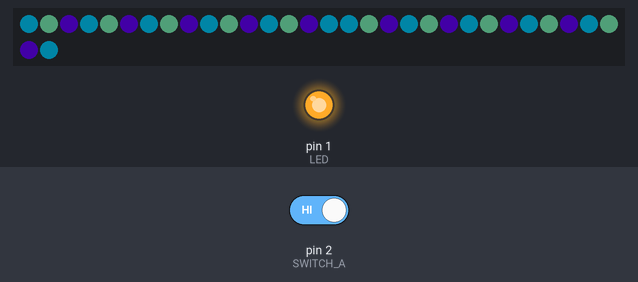
Bench run of a sketch on a simulated Arduino Uno, built with avr-gcc and run on an emulated ATmega328P. Parts: 32 RGB LEDs in strip order, left to right, continuing on the next row, output pins drawn as LEDs (lit = HIGH). The inputs (shaded band) are chosen by the test bench; at power-on: pin 2 (SWITCH_A) HIGH. Dim RGB values are drawn brighter than linear; random numbers use the default seed unless the sketch sets one.

Above: at 20.87 s.
22.5 s: pin 2 (SWITCH_A) driven LOW
At 23.4 s:
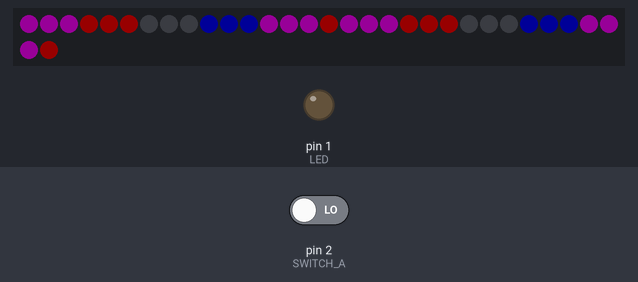
30.3 s: pin 2 (SWITCH_A) driven HIGH
At 34.76 s:
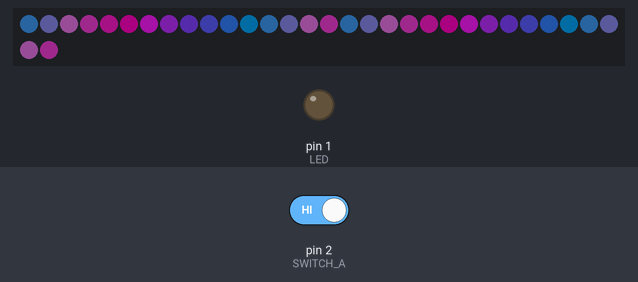
38.1 s: pin 2 (SWITCH_A) driven LOW
At 42.97 s:
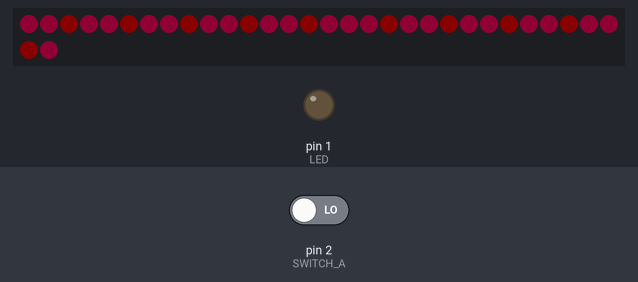
Timing chart, 0 to 72.9 s (numbered marks = the images above; inputs shaded):
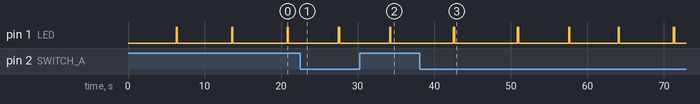

The sketch:

kaleidoscope_eyes_2.ino
```cpp
/*
  NeoSpin07 - By Disciple, employing code and libraries provided at adafruit.com
              Released under Adafruit's licensing conditions.
  Trinket-sized sketch for sending spinning color patterns to NeoPixel rings, plus extra "wild" NeoPixels.
  Random numbers generate color combinations, soft or hard-edged color waves, spin speed and direction.
  Pixels organized as a series of rings.  12, 16, 24-pixel rings display seamless color waves.
  Randomized direction reversals are applied to even-odd ring groups.
  Red status LED on pin 1 blinks once before each pattern change.
  Connect pin (pad) 2 to ground to change pixel brightness to subdued nighttime level.
  "Wild pixels" that follow the last ring are treated as a partial ring.
  ("All colors off" pattern had a 1 in 64 chance of appearing, now filtered out.)
  Version 7, speeds computation by generating 1 ring pair and duplicating.
*/
#include <Adafruit_NeoPixel.h>

#define NEOPIX_OUT 0
#define LED 1
#define SWITCH_A 2
#define RING_COUNT 2
#define RING_SIZE 16
// Change to 12 if needed
#define WILD_PIXELS 0
#define MOTION_RATE 16
#define PATT_DURATION 384
#define DAY_BRITE 48
#define NITE_BRITE 20

// Parameter 1 = number of pixels in strip
// Parameter 2 = pin number (most are valid)
// Parameter 3 = pixel type flags, add together as needed:
//   NEO_KHZ800  800 KHz bitstream (most NeoPixel products w/WS2812 LEDs)
//   NEO_KHZ400  400 KHz (classic 'v1' (not v2) FLORA pixels, WS2811 drivers)
//   NEO_GRB     Pixels are wired for GRB bitstream (most NeoPixel products)
//   NEO_RGB     Pixels are wired for RGB bitstream (v1 FLORA pixels, not v2)

// Reserve a buffer for NeoPixel rings plus wild pixels
Adafruit_NeoPixel npchain = Adafruit_NeoPixel(RING_COUNT * RING_SIZE + WILD_PIXELS, NEOPIX_OUT, NEO_GRB + NEO_KHZ800);

void setup() {
  pinMode(LED, OUTPUT);         // initialize LED pin as an output
  pinMode(SWITCH_A, INPUT);     // initialize SWITCH_A pin as input
  digitalWrite(SWITCH_A, HIGH); // with a pullup

  npchain.begin();
  npchain.show();  // Initialize all pixels to 'off'
}

void loop() {
  static long rnumb = 0;
  int waittime, cyclenum;

  npchain.setBrightness(NITE_BRITE + (DAY_BRITE - NITE_BRITE) * (digitalRead(SWITCH_A) == true)); // switch day/night brightness

  rnumb = random(0x80000000);                  // Get randomized bits for pixel effects

  if(rnumb & 0x66600) {                        // Reject patterns with all colors zeroed
    waittime = (MOTION_RATE << (rnumb & 3));   // 4 possible motion speeds
    for (cyclenum = PATT_DURATION >> (rnumb & 3); cyclenum > 0; --cyclenum) {  // slower cycle time = fewer cycles

      // Fill pixel buffer with color pattern
      patterngen(cyclenum, rnumb >> 2 & 7, rnumb >> 5 & 1, rnumb >> 6 & 7,
                 rnumb >> 9 & 15, rnumb >> 13 & 15, rnumb >> 17 & 15);

      if (cyclenum == 8 >> (rnumb & 3))
        digitalWrite(LED, HIGH);   // LED on before each pattern change

      npchain.show();              // Push buffer data to pixels
      delay(waittime);             // delay, inverse-proportional to total cycles
    }
    digitalWrite(LED, LOW);        // LED off
  }
}

void patterngen(int timestep, byte wavecount, byte squareflag, byte revflags, byte redflags, byte grnflags, byte bluflags) {
/*
  timestep = animated value, tells color patterns how many pixels to march forward in their spinning motion
  wavecount = number of color waves in a 24-pixel loop, values from 0-7 usually convert to factors of 24
  squareflag = 1 bit, soft triangle waves of color become hard square waves if true
  revflags = reverse flags, 3 bits, change the motion direction of odd/even NeoPixel rings
  ___flags = 4 bits, lower 2 control amplitude of color channel (lighter, darker, full, off), upper 2 control phase
*/
  int pxlpointer, pred, pgrn, pblu, index0, index1, tempval01;

  if(RING_SIZE == 16)  // Map random num to freqs = 1, 1, 2, 2, 4, 4, 8, 8 - good for 16-pixel rings
    wavecount = 1 << (wavecount >> 1);
  else {               // Map random num to freqs = 1, 2, 3, 4, 4, 6, 6, 12 - good for 12 and 24 rings
    if(wavecount < 4)
      wavecount += 1;
    else if(wavecount == 5)
      wavecount = 6;
    else if(wavecount == 7)
      wavecount = 12;
  }

  for(index0 = 0; index0 < RING_SIZE + RING_SIZE; ++index0) {  // Generate pixel values, 2 rings full

    if(revflags >> ((index0 / RING_SIZE) & 1) & 1)             // Is this pixel in a reverse-motion ring?
      index1 = (timestep - (index0 % RING_SIZE - RING_SIZE + 1)) % 24;  // Compute colors last-to-first
    else
      index1 = (timestep + (index0 % RING_SIZE)) % 24;  // Compute colors first-to-last

    pred = ((redflags >> 2 & 3) * 6) / wavecount;       // Determine phase of red wave
    tempval01 = (((index1 + pred) * wavecount) % 24) * 255 / 24; // Measure out red waves scaled to 24 pixels
    if(tempval01 > 127)                                 // Latter half of red wave?
      tempval01 = 255 - tempval01;                      // Make values descend in a 2-ramp triangle

    if(squareflag)
      tempval01 = (tempval01 > 63) * 127;               // Apply threshhold cutoff, triangle wave to square
    if(redflags & 2)                                    // Leave red strength at 50%?
      pred = tempval01 + (redflags << 7 & 128);         // Boost/don't boost overall value
    else
      pred = (tempval01 << 1) * (redflags & 1);         // Scale red wave to either 2x or 0

    pgrn = ((grnflags >> 2 & 3) * 6) / wavecount;       // Determine phase of grn wave
    tempval01 = (((index1 + pgrn) * wavecount) % 24) * 255 / 24; // Measure out grn waves scaled to 24 pixels
    if(tempval01 > 127)                                 // Latter half of grn wave?
      tempval01 = 255 - tempval01;                      // Make values descend in a 2-ramp triangle

    if(squareflag)
      tempval01 = (tempval01 > 63) * 127;               // Apply threshhold cutoff, triangle wave to square
    if(grnflags & 2)                                    // Leave grn strength at 50%?
      pgrn = tempval01 + (grnflags << 7 & 128);         // Boost/don't boost overall value
    else
      pgrn = (tempval01 << 1) * (grnflags & 1);         // Scale grn wave to either 2x or 0

    pblu = ((bluflags >> 2 & 3) * 6) / wavecount;       // Determine phase of blu wave
    tempval01 = (((index1 + pblu) * wavecount) % 24) * 255 / 24; // Measure out blu waves scaled to 24 pixels
    if(tempval01 > 127)                                 // Latter half of blu wave?
      tempval01 = 255 - tempval01;                      // Make values descend in a 2-ramp triangle

    if(squareflag)
      tempval01 = (tempval01 > 63) * 127;               // Apply threshhold cutoff, triangle wave to square
    if(bluflags & 2)                                    // Leave blu strength at 50%?
      pblu = tempval01 + (bluflags << 7 & 128);         // Boost/don't boost overall value
    else
      pblu = (tempval01 << 1) * (bluflags & 1);         // Scale blu wave to either 2x or 0

    for(tempval01 = index0; tempval01 < npchain.numPixels(); tempval01 += RING_SIZE + RING_SIZE) // Copy repeating pattern
      npchain.setPixelColor(tempval01, pred, pgrn, pblu);  // Finished color vals into output buffer
  }
}
```
